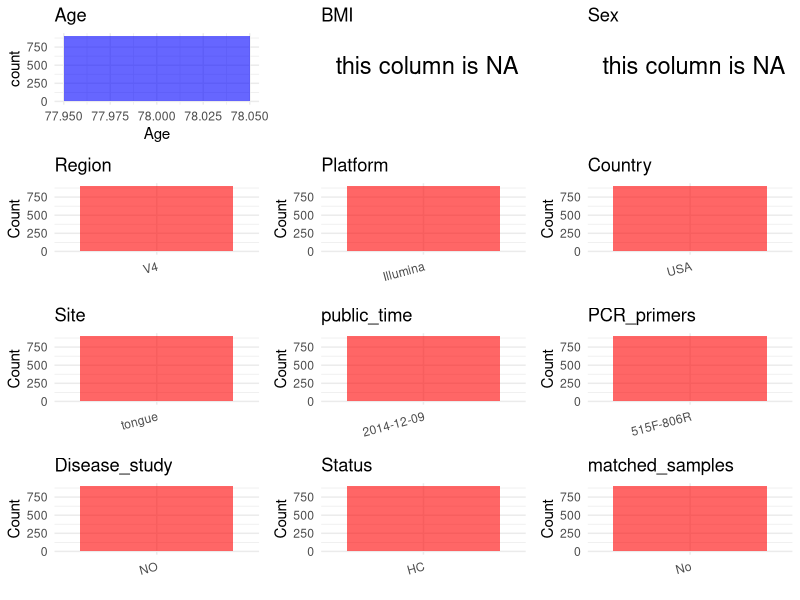

This figure's R source: (Note: this script raises an error after producing the figure.)
## ---- chunk 1
# Load necessary libraries
library(dplyr)
library(ggplot2)
library(cowplot)

# Set working directory (update this path to your local directory)
setwd("D:/oral_project/PRJEB5726")

# Read the initial metadata files
initial_meta<-read.csv("SraRunTable.csv",header = T)

# Combine the two metadata files
#meta <- rbind(initial_meta, initial_meta1)

#Remove entries non-oral samples
#initial_meta <- subset(initial_meta,isolate %in% c("saliva","tongue coat"))

# Check the number of samples containing "HT" in Sample.Name (e.g., healthy controls)
#nrow(subset(meta, grepl("HT", Sample.Name)))

# Display the first few rows of the metadata
head(initial_meta)
## ---- chunk 2
# Create a uniform metadata dataframe
metadata <- data.frame(
  BioProject = initial_meta$BioProject,
  Run = initial_meta$Run,
  sample_name = initial_meta$host_subject_id,
  Age = initial_meta$age_unit,
  BMI = NA,
  Sex = NA,
  Region = initial_meta$target_subfragment..exp.,
  Platform = initial_meta$platform..exp.,
  Country = initial_meta$geo_loc_name_country,
  Site = gsub("UBERON:", "", initial_meta$body_site),
  public_time = "2014-12-09",
  PCR_primers = "515F-806R",
  stringsAsFactors = FALSE
)
## ---- chunk 3
# Add information obtained from the publication
metadata$title <- "Temporal variability is a personalized feature of the human microbiome"
metadata$Disease_study <- "NO"
# Assign disease status based on sample_name patterns
metadata$Status <- "HC"

#get subjects id with Saliva available
keep_subjects<-subset(metadata,Site %in% "tongue")
#remove subjects without Saliva samples
metadata<-subset(metadata,sample_name %in% keep_subjects$sample_name)
#get subjects sampling counts
sample_counts <- table(metadata$sample_name)
# Create matched_samples column, any subjects have >=2 samples will be label "YES", otherwise "NO"
metadata$matched_samples="No"
## ---- chunk 4
# Check the number of unique runs and sample names
print(paste("Number of unique runs:", length(unique(metadata$Run))))
print(paste("Number of unique sample names:", length(unique(metadata$sample_name))))
## ---- chunk 5
# Select columns for visualization
plot_data <- metadata %>%
  select(-BioProject, -Run, -sample_name, -title)

# Function to create simple plots for each column
create_simple_plots <- function(data) {
  plots <- list()
  
  for (col in colnames(data)) {
    # Check if the column is all NA
    if (all(is.na(data[[col]]))) {
      # Create an empty plot with text indicating all NA
      p <- ggplot() +
        annotate("text", x = 0.5, y = 0.5, label = "this column is NA", size = 6) +
        labs(title = col) +
        theme_void()
    } else if (is.numeric(data[[col]])) {
      # Numeric variable: histogram
      p <- ggplot(data, aes(x = .data[[col]])) +
        geom_histogram(fill = "blue", alpha = 0.6, bins = 20, na.rm = TRUE) +
        labs(title = col) +
        theme_minimal()
    } else {
      # Categorical variable: bar plot (remove NA values)
      count_data <- as.data.frame(table(data[[col]], useNA = "ifany"))
      p <- ggplot(count_data, aes(x = reorder(Var1, -Freq), y = Freq)) +
        geom_col(fill = "red", alpha = 0.6) +
        labs(title = col, x = NULL, y = "Count") +
        theme_minimal() +
        theme(axis.text.x = element_text(angle = 15, hjust = 1))
    }
    plots[[col]] <- p
  }
  
  return(plots)
}

# Generate and arrange plots
plots <- create_simple_plots(plot_data)
p<-plot_grid(plots$Age, 
          plots$BMI, 
          plots$Sex, 
          plots$Region, 
          plots$Platform, 
          plots$Country, 
          plots$Site,
          plots$public_time, 
          plots$PCR_primers,
          plots$Disease_study,
          plots$Status,
          plots$matched_samples,# add 
          ncol = 3, align = "hv", axis = "lb")
ggsave("Metadata_Summary.png", plot = p, width = 8, height = 6, dpi = 150)
## ---- chunk 6
knitr::include_graphics("Metadata_Summary.png")
## ---- chunk 7
# Reorder columns to match the desired format
metadata <- metadata[, c(
  "BioProject", "Run", "sample_name", "Age", "BMI", "Sex", 
  "Region", "Platform", "Country", "Site", "public_time", 
  "PCR_primers", "title", "Disease_study", "Status","matched_samples"
)]

# Export the uniform metadata to a CSV file
write.csv(metadata, file = "metadata.csv", quote = FALSE)
head(metadata)
